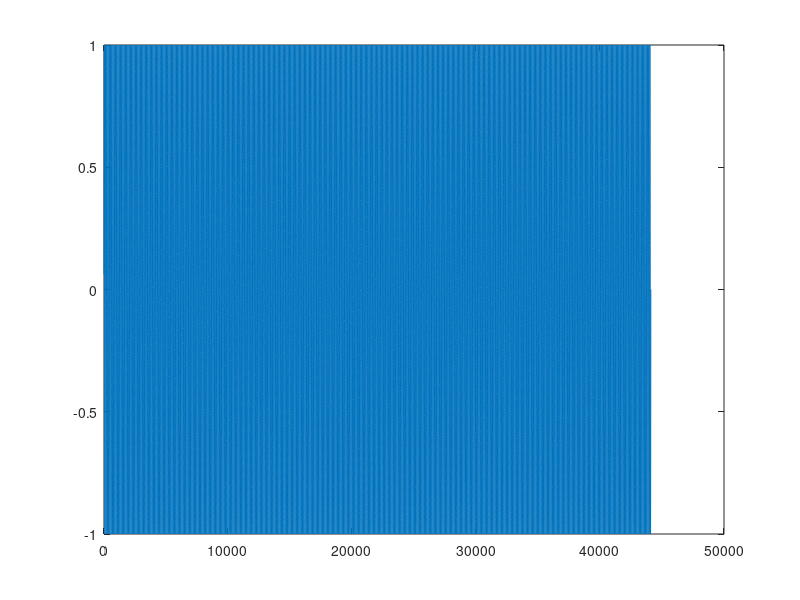

This figure's MATLAB source: (Note: this script raises an error after producing the figure.)
close all;
clear all;
%[sig, Fe]= audioread('song.wav');
Fe= 44100;
sig= sin((1:Fe)/Fe*440*2*pi)';

plot(sig);
freq_la_ref= 440;

Q=10;

spectrum= f_Q_transform(sig, Fe, Q, freq_la_ref);

figure;
imagesc(abs(flipud(spectrum)));